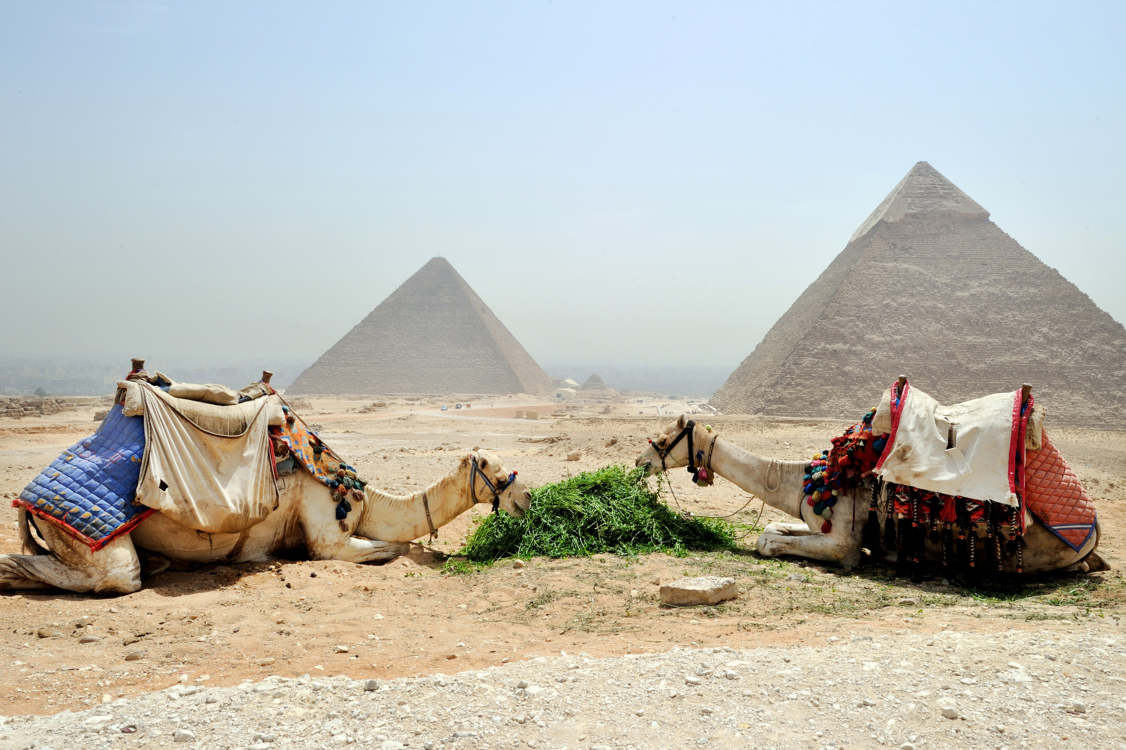
#> input picture Images/camels1.jpg, 4501 x 3000 px, found by its file name (shown at 1/4 size)
$ python img_diff1.py
#> lines starting #> are read from the running program, lines starting #| are printed output that depends on the picture; after the words box and inside, x2 and y2 are one past the last pixel; in counts of white or black regions, pixels touching at a corner belong together
#===========================#
#    Spot the Differences   #
#   with Python and OpenCV  #
#===========================#
#    Konstantinos Thanos    #
#    Mathematician, Msc     #
#===========================#

# Import packages
import cv2
import imutils
import numpy as np

# Load the two images
img1 = cv2.imread('images/camels1.jpg')
#> img1 is the input picture: shape (3000, 4501, 3); mean B, G, R 176, 184.4, 185.3
img2 = cv2.imread("images/camels2.jpg")
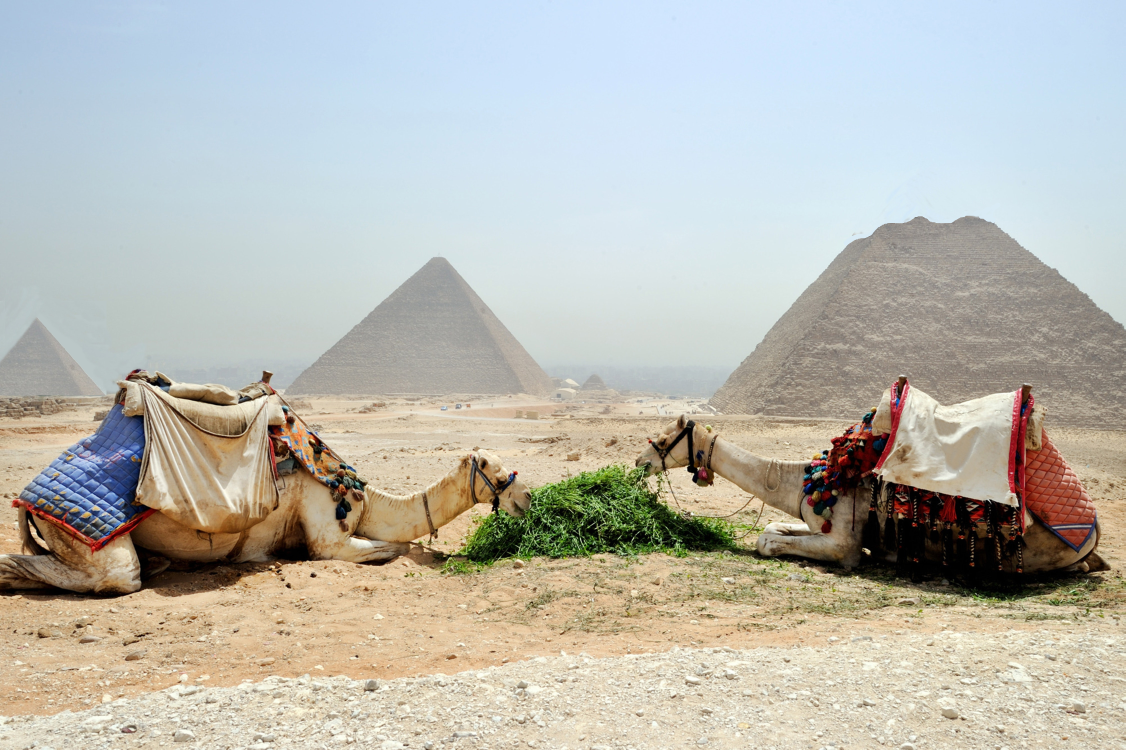
#> input picture Images/camels2.jpg, 4501 x 3000 px, found by its file name (shown at 1/4 size)
#> img2 is the input picture: shape (3000, 4501, 3); mean B, G, R 176.6, 184.9, 185.7
# Resize images if necessary
img1 = cv2.resize(img1, (600,360))
#> img1: shape (360, 600, 3)
img2 = cv2.resize(img2, (600,360))
#> img2: shape (360, 600, 3)

img_height = img1.shape[0]
#> img_height = 360

# Grayscale
gray1 = cv2.cvtColor(img1, cv2.COLOR_BGR2GRAY)
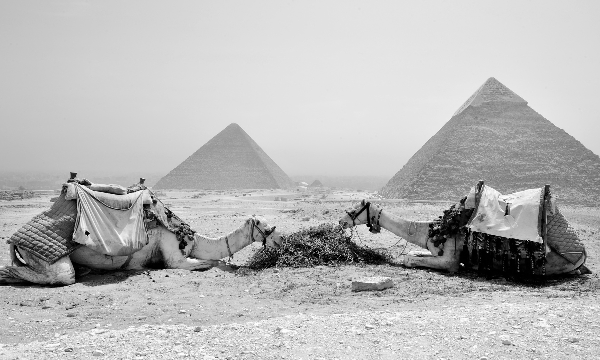
#> gray1: shape (360, 600); min 0, max 255, mean 183.6
gray2 = cv2.cvtColor(img2, cv2.COLOR_BGR2GRAY)

# Find the difference between the two images
# Calculate absolute difference between two arrays
diff = cv2.absdiff(gray1, gray2)
cv2.imshow("diff(img1, img2)", diff)

# Apply threshold. Apply both THRESH_BINARY and THRESH_OTSU
thresh = cv2.threshold(diff, 0, 255, cv2.THRESH_BINARY | cv2.THRESH_OTSU)[1]
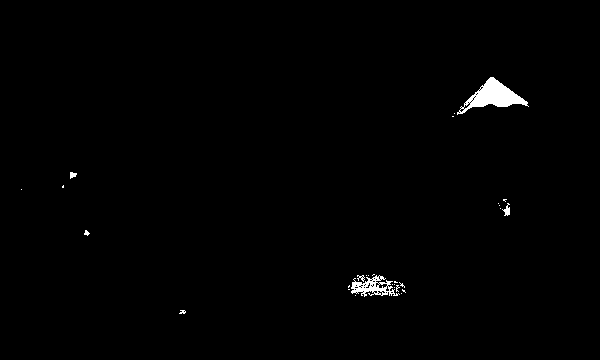
#> thresh: shape (360, 600); 0.82% white; 29 white regions (23 under 20 px), largest, box (x1, y1, x2, y2) and area: (457, 77, 529, 115) 1060, (351, 275, 400, 297) 482, (502, 203, 510, 216) 52, (70, 172, 77, 179) 33, (357, 275, 365, 282) 26, (84, 230, 90, 236) 21
cv2.imshow("Threshold", thresh)

# Dilation
kernel = np.ones((5,5), np.uint8)
dilate = cv2.dilate(thresh, kernel, iterations=2)
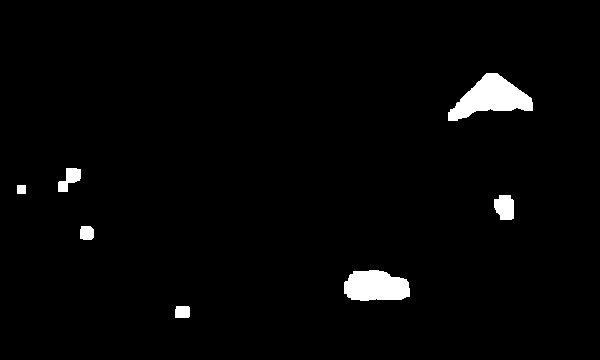
#> dilate: shape (360, 600); 2.3% white; 7 white regions
cv2.imshow("Dilate", dilate)

# Calculate contours
contours = cv2.findContours(dilate.copy(), cv2.RETR_EXTERNAL, cv2.CHAIN_APPROX_SIMPLE)
#> contours = 7 contours; box (x1, y1, x2, y2) and area: (448, 73, 533, 121) 2056, (344, 270, 410, 301) 1582, (494, 195, 514, 220) 378, (58, 168, 81, 192) 272, (80, 226, 94, 240) 158, (175, 306, 190, 318) 150, (17, 185, 26, 194) 64
contours = imutils.grab_contours(contours)

for contour in contours:
    if cv2.contourArea(contour) > 100:
        # Calculate bounding box around contour
        x, y, w, h = cv2.boundingRect(contour)
        # Draw rectangle - bounding box on both images
        cv2.rectangle(img1, (x, y), (x+w, y+h), (0,0,255), 2)
        cv2.rectangle(img2, (x, y), (x+w, y+h), (0,0,255), 2)
#> this loop made 7 passes
#> (x, y, w, h) on passes 1, 2, 3, 4, 6, 7: (175, 306, 15, 12), (344, 270, 66, 31), (80, 226, 14, 14), (494, 195, 20, 25), (58, 168, 23, 24), (448, 73, 85, 48)
#> contour on pass 5: [[17, 185], [17, 193], [25, 193], [25, 185]]
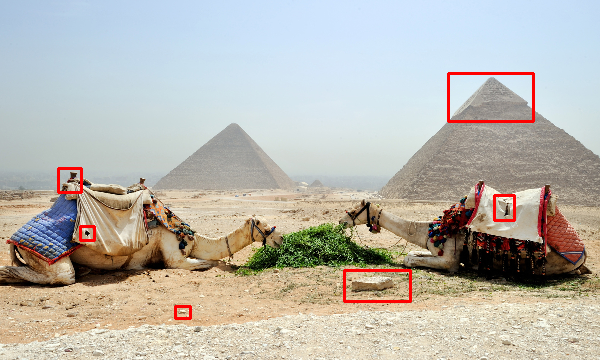
#> img1: shape (360, 600, 3); mean B, G, R 174.2, 182.3, 185.8
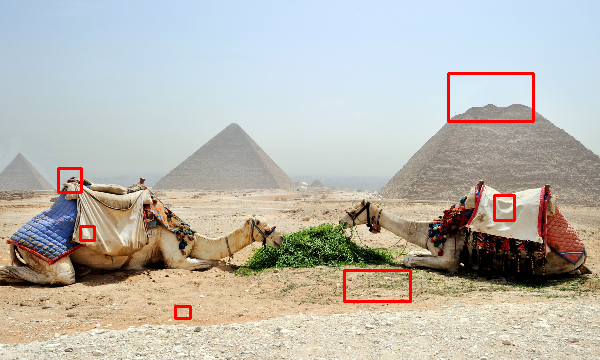
#> img2: shape (360, 600, 3); mean B, G, R 174.8, 182.9, 186.3

# Show images with rectangles on differences
x = np.zeros((img_height,10,3), np.uint8)
result = np.hstack((img1, x, img2))
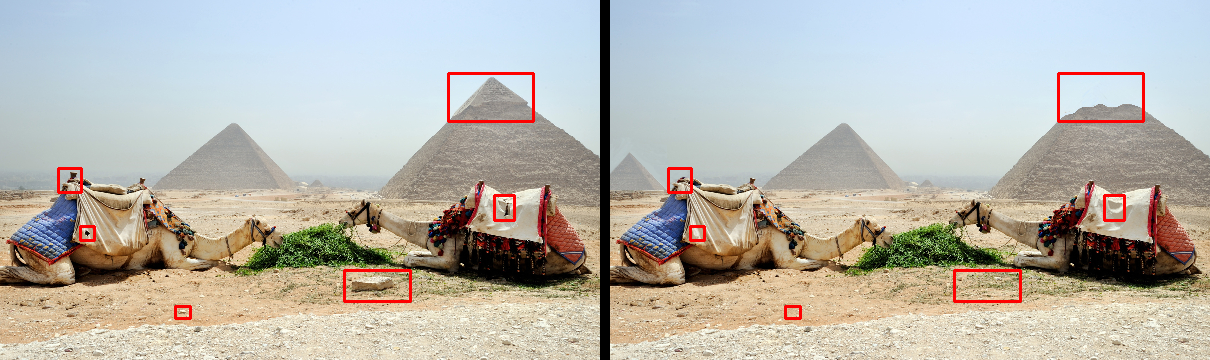
#> result: shape (360, 1210, 3); mean B, G, R 173, 181.1, 184.5
cv2.imshow("Differences", result)

cv2.waitKey(0)
cv2.destroyAllWindows()
